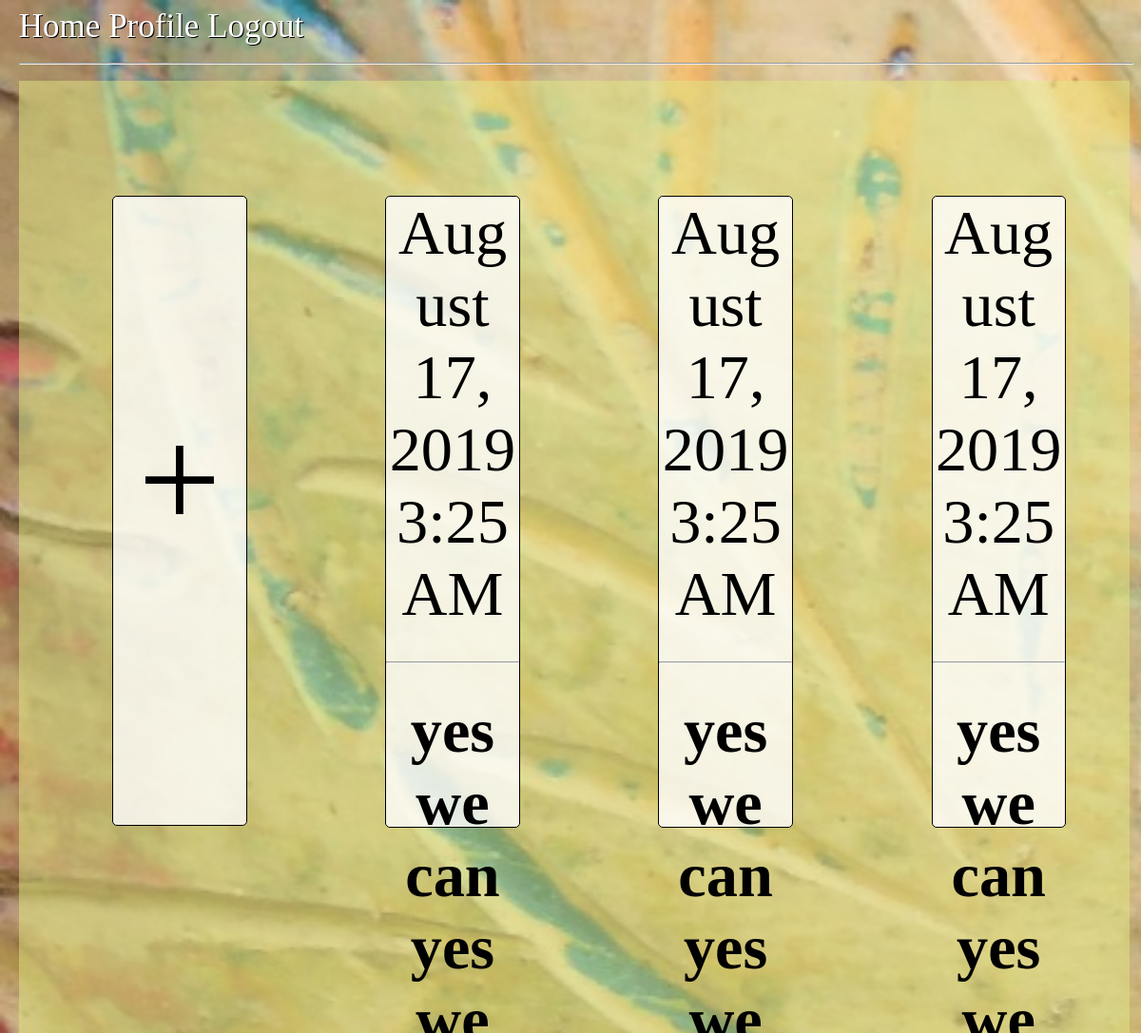
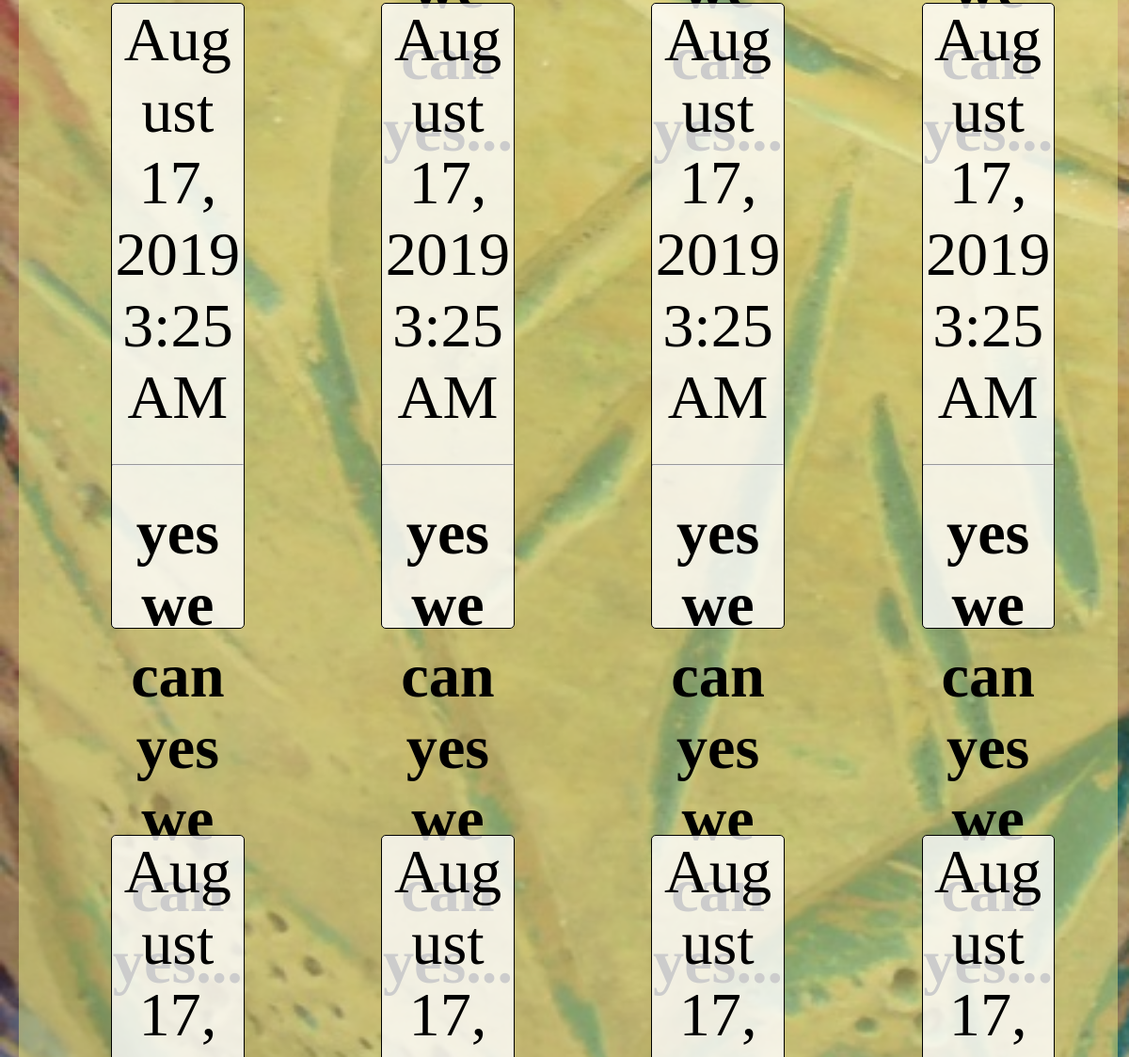
Screenshot of /journal (signed in) with the database file from the repository (2 pictures, top to bottom).
### app/models.py (models this page shows, shortened)
class Post(db.Model):
    id = db.Column(db.Integer, primary_key=True)
    body = db.Column(db.String(140))
    timestamp = db.Column(db.DateTime, index=True, default=datetime.utcnow)
    user_id = db.Column(db.Integer, db.ForeignKey('user.id'))

### app/routes.py (the view)
@journal_app.route('/journal', methods=['GET', 'POST'])
@login_required
def journal():
    form = PostForm()
    if form.validate_on_submit():
        post = Post(body=form.post.data, author=current_user)
        db.session.add(post)
        db.session.commit()
        flash('Journal posted')
    user = {'username' : 'Ishan'}
    posts = Post.query.filter_by(user_id=current_user.id).order_by(Post.timestamp.desc())
    return render_template('journal.html', form=form, posts=posts)

### app/models.py (called while the page is built)
@login.user_loader
def load_user(id):
    return User.query.get(int(id))

### app/routes.py (called while the page is built)
@journal_app.before_request
def before_request():
    if current_user.is_authenticated:
        current_user.last_seen = datetime.utcnow()
        db.session.commit()

### app/templates/journal.html (shortened to what this page needs)
{% extends "base.html" %}
{% block head %}
      <link rel= "stylesheet" type= "text/css" href="{{ url_for('static',filename='styles/index.css') }}">
{% endblock %}
{% block content %}
        <div class="grid-container">
            <div class="new-memo" onclick="window.location.href='{{ url_for('new_entry') }}'"> + </div>
            {% for post in posts %}
                <div class="memo" onclick="window.location.href='{{ url_for('past_entry', record_id=post.id) }}'">
                    {{ moment(post.timestamp).format('LLL') }}
                    <hr>
                    <b>{{ post.body | truncate(29) }}</b>
                </div>
            {% endfor %}
        </div>
{% endblock %}

### app/static/styles/index.css (style rules this page uses)
.grid-container { display: grid; grid-template-columns: 20% 20% 20% 20%; grid-template-rows: 35% 35% 35% 35%; grid-gap: 5%; background-color: rgba(225, 231, 131, 0.5); width: 97%; margin-left: 1%; overflow: auto; padding: 10px; height: 100vh; font-size: 3vh; word-wrap: break-word; }
.grid-container > .memo { background-color: rgba(255, 255, 255, 0.8); border: 1px solid black; text-align: center; border-radius: 5px; height: 30vh; margin-top: 5vh; margin-left: 4vh; }
.grid-container > .new-memo { background-color: rgba(255, 255, 255, 0.8); border: 1px solid black; text-align: center; font-size: 7vh; border-radius: 5px; vertical-align: middle; line-height: 27vh; margin-top: 5vh; margin-left: 4vh; }

### rows the page displays
Post: timestamp "August 17, 2019 3:25 AM", body "yes we can yes we can yes..."
Post: timestamp "August 17, 2019 3:25 AM", body "yes we can yes we can yes..."
Post: timestamp "August 17, 2019 3:25 AM", body "yes we can yes we can yes..."
Post: timestamp "August 17, 2019 3:25 AM", body "yes we can yes we can yes..."
Post: timestamp "August 17, 2019 3:25 AM", body "yes we can yes we can yes..."
Post: timestamp "August 17, 2019 3:25 AM", body "yes we can yes we can yes..."
Post: timestamp "August 17, 2019 3:25 AM", body "yes we can yes we can yes..."
Post: timestamp "August 17,…"
Post: timestamp "August 17,…"
Post: timestamp "August 17,…"
Post: timestamp "August 17,…"
